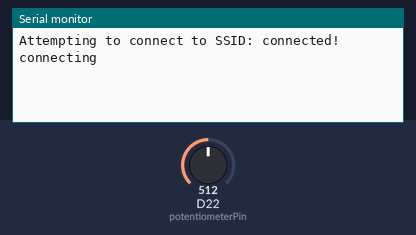
The sketch below on a simulated Arduino MKR. Shown: the last lines printed to the serial monitor. The inputs (shaded band) are chosen by the test bench; at power-on: D22 (potentiometerPin) = 512. WiFi joins after 1.5 s; servers stay silent unless stated.

Above: at 5.7 s.
5.8 s: D22 (potentiometerPin) set to 716
At 5.81 s:
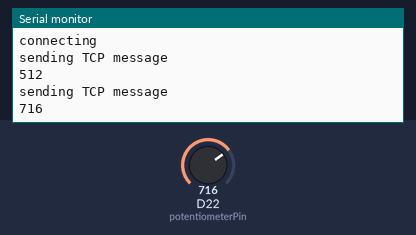
7.3 s: D22 (potentiometerPin) set to 900
At 12.71 s:
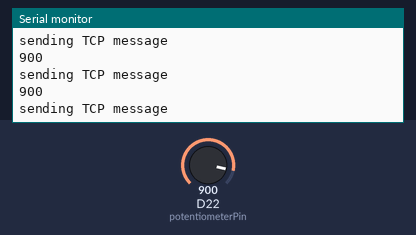
Timing chart, 0 to 14.2 s (numbered marks = the images above; inputs shaded):
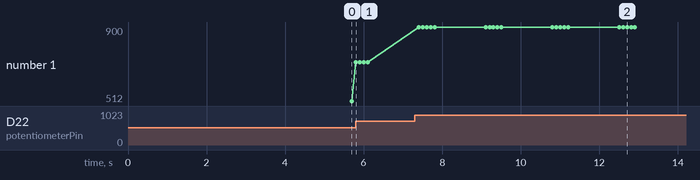

The sketch:

week_1.ino
```cpp
#include <WiFiNINA.h>

const int potentiometerPin = A7;

WiFiClient client;

const char server[] = "10.23.10.119"; //local IP address of receiver device goes here
const int portNum = 2222; //desired port # goes here. Make sure the receiver is listening on the same port!

//be sure to remove WiFi network details before uploading this code!
const char WIFI_SSID[] = "sandbox370"; //WiFi network name goes here
const char WIFI_PASS[] = "+s0a+s03!2gether?"; //WiFi password goes here

void setup() {
  Serial.begin(9600);
  //retry connection until WiFi is connected successfully
  while (WiFi.status() != WL_CONNECTED) {
    Serial.print("Attempting to connect to SSID: ");
    // Attempt connection to WPA/WPA2 network.
    WiFi.begin(WIFI_SSID, WIFI_PASS);
    delay(3000);
  }
  Serial.println("connected!");
}

void loop() {
  //connect to client if disconnected, or send TCP message if conected
  if (!client.connected()) {
    Serial.println("connecting");
    client.connect(server, portNum);
    delay(1000);
    return;
  } else {
    //add something more interesting here
    Serial.println("sending TCP message");
    int data = analogRead(potentiometerPin);
    Serial.println(data);
    client.println(data);
    delay(100);
  }
}
```

Measured:
- after the input at 5.8 s, the serial monitor: prints a new line at once (image 1)
- after the input at 7.3 s, the serial monitor: prints a new line after 0.10 s (image 2)
- plotted number 1: 512 → 716 after the input at 5.8 s, 716 → 900 after the input at 7.3 s
